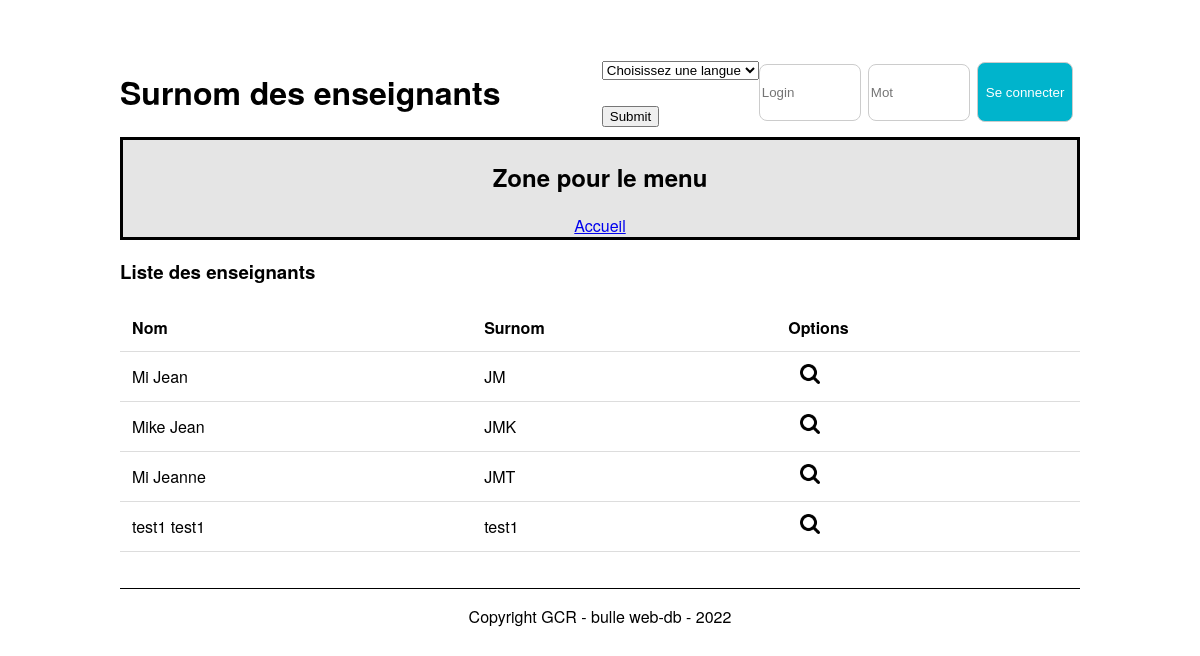
The app's page / (signed in) with its own data.
### tables this page shows
CREATE TABLE `t_teacher` (
  `idTeacher` int NOT NULL,
  `teaFirstname` varchar(50) NOT NULL,
  `teaName` varchar(50) NOT NULL,
  `teaGender` char(1) NOT NULL,
  `teaNickname` varchar(50) NOT NULL,
  `teaOrigine` text NOT NULL,
  `teaPhoto` varchar(75) NOT NULL,
  `fkSection` int NOT NULL

);

### src/Database.php (called while the page is built, shortened)
<?php
class Database
{
    private $connector;
    public function __construct()
    {
        try {
            $this->connector = new PDO('mysql:host=localhost:6033;dbname=P_Appro2;charset=utf8', 'root', 'root');
        } catch (PDOException $e) {
            die('Erreur : ' . $e->getMessage());
        }
    }
    private function querySimpleExecute($query)
    {
        return $this->connector->query($query);
    }
    private function formatData($req)
    {
        return $req->fetchALL(PDO::FETCH_ASSOC);
    }
    public function getAllTeachers()
    {
        $query = "SELECT * FROM t_teacher";
        $req = $this->querySimpleExecute($query);
        $teachers = $this->formatData($req);
        return $teachers;
    }
}

### src/index.php (the view, shortened to what this page needs)
<?php
include("Database.php");
$db = new Database();
$teachers = $db->getAllTeachers();
?>
<!DOCTYPE html>
<html lang="fr">
<head>
    <link href="./css/style.css" rel="stylesheet">
</head>
<body>
    <header>
        <div class="container-header">
            <div class="titre-header">
                <h1><?php echo gettext('Surnom des enseignants'); ?></h1>
            </div>
            <form name="langSelect" action="" method="get">
                <select name="langID" id="langID">
                    <option>
                        <p><?php echo gettext('Choisissez une langue'); ?></p>
                    </option>
                </select>
                <br /><br />
                <button type="submit"><?php echo gettext('Submit'); ?></button>
            </form>
            <div class="login-container">
                <form action="" method="post">
                    <input type="text" name="user" id="user" placeholder="Login">
                    <input type="password" name="password" id="password" placeholder=<?php echo gettext('Mot de passe'); ?>>
                    <button type="submit" class="btn btn-login"><?php echo gettext('Se connecter'); ?></button>
                </form>
            </div>
        </div>
        <nav>
            <h2><?php echo gettext('Zone pour le menu'); ?></h2>
            <?php if ($_SESSION['userConnected'] >= 1) {
            ?>
                <a href="index.php"><?php echo gettext('Accueil'); ?> </a>
        </nav>
    <?php } ?>
    </header>
    <div class="container">
        <h3><?php echo gettext('Liste des enseignants'); ?></h3>
        <form action="#" method="post">
            <table>
                <thead>
                    <tr>
                        <th><?php echo gettext('Nom'); ?></th>
                        <th><?php echo gettext('Surnom'); ?></th>
                        <th><?php echo gettext('Options'); ?></th>
                    </tr>
                </thead>
                <tbody>
                    <?php
                    foreach ($teachers as $teacher) { ?>
                        <tr>
                            <td><?php echo $teacher["teaName"] . " " . $teacher["teaFirstname"] ?></td>
                            <td><?php echo $teacher["teaNickname"] ?></td>
                            <td class="containerOptions">
                                <?php if ($_SESSION['userConnected'] >= 1) {
                                ?>
                                    <a href="detailTeacher.php?idTeacher=<?php echo $teacher["idTeacher"] ?>">
                                        <img height="20em" src="./img/detail.png" alt="detail">
                                    </a>
                                <?php } ?>
                            </td>
                        </tr>
                    <?php } ?>
                </tbody>
            </table>
        </form>
    </div>
    <footer>
        <p>Copyright GCR - bulle web-db - 2022</p>
    </footer>
</body>
</html>

### src/css/style.css (style rules this page uses)
body { font-family: "Helvetica Neue", Helvetica, Arial, sans-serif; margin: auto; width: 80%; }
nav { border: black solid 3px; background-color: #e5e5e5; text-align: center; }
.container { height: 50%; }
footer { border-top: black solid 1px; text-align: center; margin-top: 3vw; }
table { width: 100%; border-collapse: collapse; text-align: left; }
th, td { padding: 1vw; border-bottom: #ddd solid 1px; }
.containerOptions a, .user-head a { text-decoration: none; height: 100%; margin-left: 1vw; }
.container-header { display: flex; justify-content: center; align-items: center; padding-top: 5%; }
.titre-header { width: 60%; height: 100%; }
.login-container { width: 40%; height: 100%; display: flex; justify-content: end; align-items: center; }
.login-container form { display: flex; justify-content: space-between; }
.login-container input, .login-container .btn-login { width: 30%; display: inline-block; border: 1px solid #ccc; border-radius: 8px; }
.login-container input { height: 4em; margin-bottom: auto; margin-top: auto; }
.btn-login { background-color: #00b4cc; }
.btn { text-align: center; color: white; width: 100%; border: none; cursor: pointer; height: 4.5em; border-radius: 8px; }

### records on screen
t_teacher: teaName "Mi", teaFirstname "Jean", teaNickname "JM"
t_teacher: teaName "Mike", teaFirstname "Jean", teaNickname "JMK"
t_teacher: teaName "Mi", teaFirstname "Jeanne", teaNickname "JMT"
t_teacher: teaName "test1", teaFirstname "test1", teaNickname "test1"

### other values on screen
gettext('Surnom des enseignants') "Surnom des enseignants"
gettext('Submit') "Submit"
gettext('Se connecter') "Se connecter"
gettext('Zone pour le menu') "Zone pour le menu"
gettext('Accueil') "Accueil"
gettext('Liste des enseignants') "Liste des enseignants"
gettext('Nom') "Nom"
gettext('Surnom') "Surnom"
gettext('Options') "Options"
